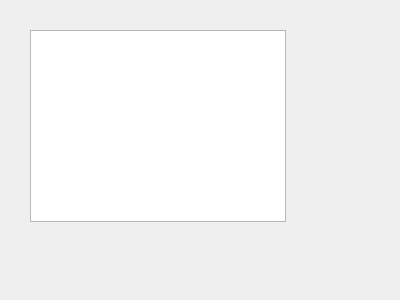
<?xml version="1.0" encoding="UTF-8"?>
<ui version="4.0">
 <class>ServerWindow</class>
 <widget class="QWidget" name="ServerWindow">
  <property name="geometry">
   <rect>
    <x>0</x>
    <y>0</y>
    <width>400</width>
    <height>300</height>
   </rect>
  </property>
  <property name="windowTitle">
   <string>Form</string>
  </property>
  <widget class="QTextBrowser" name="textBrowser">
   <property name="geometry">
    <rect>
     <x>30</x>
     <y>30</y>
     <width>256</width>
     <height>192</height>
    </rect>
   </property>
  </widget>
 </widget>
 <resources/>
 <connections/>
</ui>
